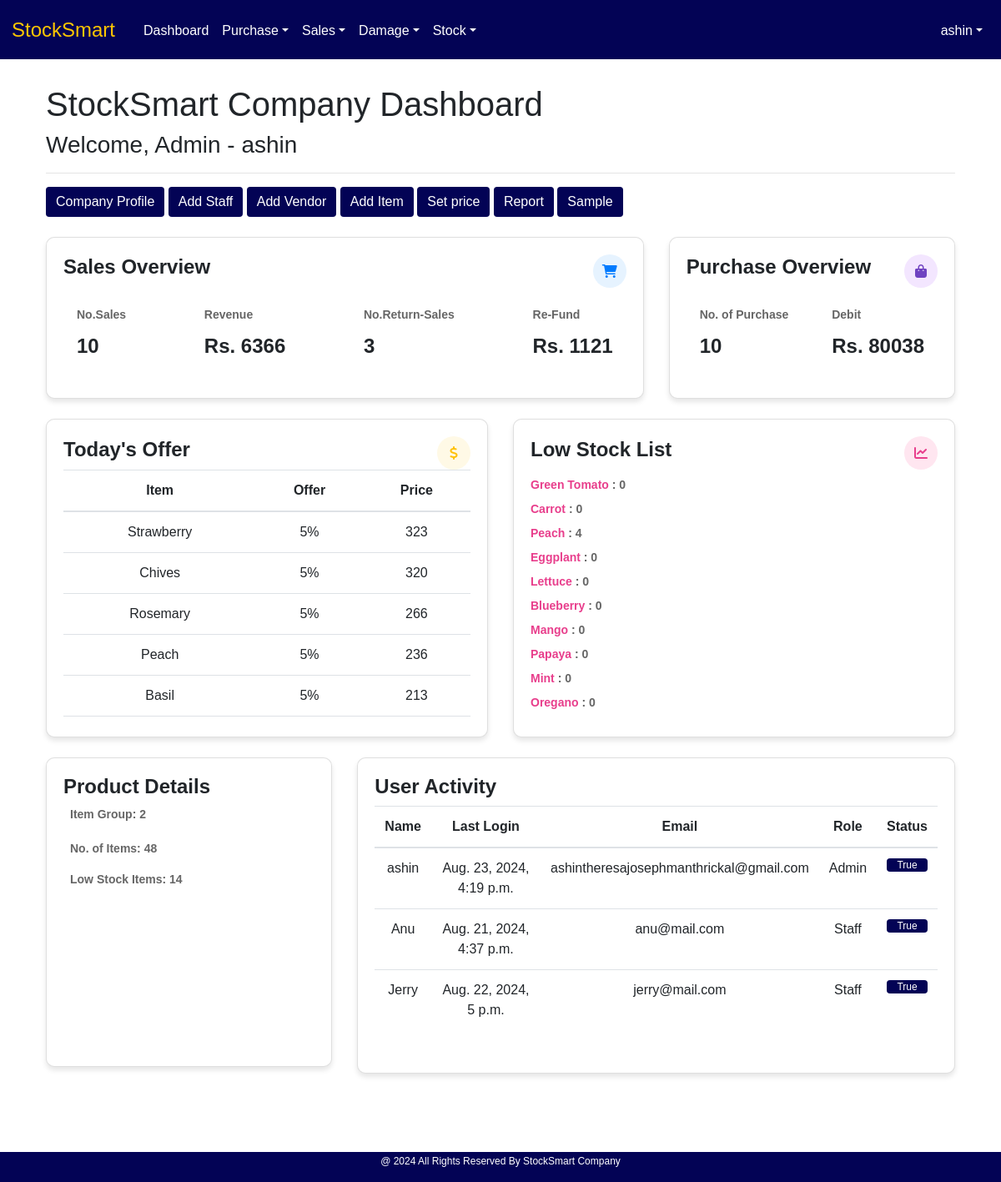
The page /index/ (signed in) on the database its author committed.
### User/models.py (models this page shows)
class User(AbstractUser):
    MY_ROLES =[
        ('Admin','Admin'),
        ('Staff','Staff'),
    ]
    role = models.CharField(max_length=50, choices=MY_ROLES)

### Core/models.py (models this page shows, shortened)
class priceTable(models.Model):
    pt_item = models.OneToOneField(itemTable, on_delete=models.CASCADE)
    pt_sellingPrice = models.DecimalField(max_digits=10, decimal_places=2, null=True, blank=True, default=0)
    pt_tax = models.PositiveIntegerField(null=True, blank=True, default=0)
    pt_offer = models.PositiveIntegerField(null=True, blank=True, default=0)
    pt_timestamp = models.DateTimeField(auto_now_add=True)

class itemTable(models.Model):
    UNIT_CHOICES = [
        ('Kilogram', 'Kg'),
        ('Pieces', 'Pcs'),
    ]
    CATEGORY_CHOICE = [
        ('Vegetables', 'Veg'),
        ('Fruits', 'Fru'),
    ]
    item_name = models.CharField(max_length=50, null=True, blank=True, unique=True)
    item_category = models.CharField(max_length=50, choices=CATEGORY_CHOICE)
    item_unit = models.CharField(max_length=15, choices=UNIT_CHOICES)

### User/views.py (the view)
# urls.py: path('index/', views.index, name="index"),
@login_required
@admin_required
def index(request):
    if request.user.role == "Admin":
        base_template = 'user/Index.html'
    elif request.user.role == "Staff":
        base_template = 'user/staff_index.html'
    else:
        base_template = 'user/trial_success.html'
    low_stock_count, item_count, category_count = product_details()
    sorted_items = todays_offer()
    low_stock_list = lowstock_list()
    active_user_list = user_activity()
    purchaseSum, purchaseNo = purchase_overview()
    salesSum, salesNo, salesReturnSum, salesReturnNo = sales_overview()
    context ={
        'base_template': base_template,
        'user': request.user,
        'low_stock_list': low_stock_list,
        'low_stock_count':low_stock_count,
        'item_count':item_count,
        'category_count':category_count,
        'sorted_items':sorted_items,
        'active_user_list':active_user_list,
        'purchaseSum':purchaseSum,
        'purchaseNo':purchaseNo,
        'salesSum': salesSum,
        'salesNo': purchaseNo,
        'salesReturnSum': salesReturnSum,
        'salesReturnNo': salesReturnNo,
    }
    return render(request, "user/Index.html", context)

### templates/user/Index.html (shortened to what this page needs)
<!DOCTYPE html>
{%load static%}
<html lang="en">
<head>
    <link href="https://maxcdn.bootstrapcdn.com/bootstrap/4.5.2/css/bootstrap.min.css" rel="stylesheet">
    <link href="https://cdnjs.cloudflare.com/ajax/libs/font-awesome/6.0.0-beta3/css/all.min.css" rel="stylesheet">
    <link href="{% static 'assets/style.css' %}" rel="stylesheet">
</head>
<body>
    <div class="d-flex justify-content-center" >
        <div class="flex-grow-1">
            <nav class="navbar p-1 navbar-expand-lg bg-info">
                <a class="navbar-brand " style="color: #ffc700 !important; padding-left:10px; font-weight: normal !important; font-size: 1.5rem !important;" href="#">StockSmart</a>
                <div class="bg-info collapse navbar-collapse my-0 justify-content-center" id="navbarNav" style="text-align: center;">
                    <ul class="navbar-nav">
                        <li class="nav-item">
                            <a class="nav-link" href="{% url 'index' %}">Dashboard</a>
                        </li>
                        <li class="bg-info nav-item dropdown">
                            <a class="nav-link dropdown-toggle" href="#" id="navbarPurchaseDropdown" role="button" data-toggle="dropdown" aria-haspopup="true" aria-expanded="false">Purchase</a>
                        </li>
                        <li class="nav-item dropdown">
                            <a class="nav-link dropdown-toggle" href="#" id="navbarSalesDropdown" role="button" data-toggle="dropdown" aria-haspopup="true" aria-expanded="false">Sales</a>
                        </li>
                        <li class="nav-item dropdown">
                            <a class="nav-link dropdown-toggle" href="#" id="navbarDamageDropdown" role="button" data-toggle="dropdown" aria-haspopup="true" aria-expanded="false">Damage</a>
                        </li>
                        <li class="nav-item dropdown">
                            <a class="nav-link dropdown-toggle" href="#" id="navbarStockDropdown" role="button" data-toggle="dropdown" aria-haspopup="true" aria-expanded="false">Stock</a>
                        </li>
                    </ul>
                    <ul class="navbar-nav ml-auto">
                        <li class="nav-item dropdown">
                            <a class="nav-link dropdown-toggle" href="#" id="navbarUserDropdown" role="button" data-toggle="dropdown" aria-haspopup="true" aria-expanded="false">{{ user.username }}</a>
                        </li>
                    </ul>
                </div>
            </nav>
             {% block content %}
            <div class="container">
            <div class="content">
                <h1>StockSmart Company Dashboard</h1>
                <h3>Welcome, {{ user.role }} - {{ user.username }} </h3>
                <hr>
                <a href="{% url 'company_pg' %}"><button type="button" class="btn btn-info">Company Profile</button></a>
                <a href="{% url 'myadmin:index' %}"><button type="button" class="btn btn-info">Add Staff</button></a>
                <a href="{% url 'vendor_pg' %}"><button type="button" class="btn btn-info">Add Vendor</button></a>
                <a href="{% url 'item_pg' %}"><button type="button" class="btn btn-info">Add Item</button></a>
                <a href="{% url 'price_pg' %}"><button type="button" class="btn btn-info">Set price</button></a>
                <a href="{% url 'report' %}"><button type="button" class="btn btn-info">Report</button></a>
                <a href="{% url 'sample' %}"><button type="button" class="btn btn-info">Sample</button></a>
                <div class=" mt-4">
        <div class="row ">
            <div class="col-md-8 mb-4">
                <div class="card">
                    <div class="card-body">
                        <div class="d-flex justify-content-between align-items-center"><h5 class="card-text">Sales Overview</h5>
                            <div class="icon-bg bg-light-blue">
                                <i class="fas fa-shopping-cart text-blue"></i>
                            </div>
                        </div>
                        <div class="row d-flex justify-content-between my-3 mx-2 px-2 py-2" >
                                <div>
                                <h5 class="card-title">No.Sales</h5>
                                <p class="card-text">{{salesNo}}</p>
                            </div>
                            <div>
                                <h5 class="card-title">Revenue</h5>
                                <p class="card-text">Rs. {{salesSum}}</p>
                            </div>
                             <div>
                                <h5 class="card-title">No.Return-Sales</h5>
                                <p class="card-text">{{salesReturnNo}}</p>
                            </div>
                            <div>
                                <h5 class="card-title">Re-Fund</h5>
                                <p class="card-text">Rs. {{salesReturnSum}}</p>
                            </div>
                            </div>
                    </div>
                </div>
            </div>
            <div class="col-md-4 mb-4">
                <div class="card">
                    <div class="card-body">
                        <div class="d-flex justify-content-between align-items-center">
                            <h5 class="card-text">Purchase Overview</h5>
                            <div class="icon-bg bg-light-purple">
                                <i class="fas fa-shopping-bag text-purple"></i>
                            </div>
                        </div>
                        <div class="row d-flex justify-content-between my-3 mx-2 px-2 py-2">
                                <div>
                                <h5 class="card-title">No. of Purchase</h5>
                                <p class="card-text">{{purchaseNo}}</p>
                            </div>
                            <div>
                                <h5 class="card-title">Debit</h5>
                                <p class="card-text">Rs. {{purchaseSum}}</p>
                            </div>
                            </div>
                    </div>
                </div>
            </div>
        </div>
        <div class="row mb-5">
            <div class="col-md-6 mb-4">
                <div class="card">
                    <div class="card-body">
                         <div class="d-flex justify-content-between align-items-center">
                        <h5 class="card-text">Today's Offer</h5>
                        <div class="icon-bg bg-light-yellow">
                                <i class="fas fa-dollar-sign text-yellow"></i>
                            </div>
                            </div>
                        <div class="table-responsive" style="height: 300px; overflow: auto;">
                    <table class="table table-hover">
                        <thead>
                            <tr>
                                <th>Item</th>
                                <th>Offer</th>
                                <th>Price</th>
                            </tr>
                        </thead>
                        <tbody>
                        {% for i in sorted_items %}
                            <tr>
                                <td>{{i.pt_item.item_name}}</td>
                                <td>{{i.pt_offer}}%</td>
                                <td>{{i.calculated_price}}</td>
                            </tr>
                        {% endfor %}
                        </tbody>
                    </table>
                </div>
                    </div>
                </div>
            </div>
            <div class="col-md-6 mb-4">
                <div class="card">
                    <div class="card-body">
                         <div class="d-flex justify-content-between align-items-center">
                        <h5 class="card-text">Low Stock List</h5>
                                <div class="icon-bg bg-light-pink">
                                <i class="fas fa-chart-line text-pink"></i>
                            </div>
                            </div>
                        <div style="height: 300px; overflow: auto;">
                            {% if low_stock_list %}
                                <ul class="card-title">
                                    {% for i in low_stock_list %}
                                    <li class="pt-2">
                                        <span class="text-pink">{{i.0}} </span> <span class="ms-5"> : {{i.1}} </span></li>
                                    {% endfor %}
                                </ul>
                                {% else %}
                                <p>No item with Low stock </p>
                                {% endif %}
                            </div>
                        </div>
                        </div>
                    </div>
            <div class="col-md-4 mb-4">
                <div class="card">
                    <div class="card-body">
                         <div class="d-flex justify-content-between align-items-center">
                        <h5 class="card-text">Product Details</h5>
                            </div>
                        <div style="height: 300px; overflow: auto;">
                        <p class="mb-1 card-title p-2">Item Group: <strong>{{category_count}}</strong></p>
                        <p class="mb-0 card-title p-2">No. of Items: <strong>{{item_count}}</strong></p>
                        <p class="mb-1 card-title p-2">Low Stock Items: <strong>{{low_stock_count}}</strong></p>
                    </div>
                    </div>
                </div>
            </div>
            <div class="col-md-8 mb-4">
        <div class="card">
            <div class="card-body">
                <h5 class="card-text">User Activity</h5>
                <div class="table-responsive" style="height: 300px; overflow: auto;">
                    <table class="table table-hover">
                        <thead>
                            <tr>
                                <th>Name</th>
                                <th>Last Login</th>
                                <th>Email</th>
                                <th>Role</th>
                                <th>Status</th>
                            </tr>
                        </thead>
                        <tbody>
                        {% for i in active_user_list %}
                            <tr>
                                <td>{{i.0}}</td>
                                <td>{{i.1}}</td>
                                <td>{{i.2}}</td>
                                <td><span class="status active">{{i.3}}</span></td>
                                <td>
                                    <div class="progress">
                                        <div class="progress-bar bg-info" role="progressbar" style="width: 100%;" aria-valuenow="{{i.4}}" aria-valuemin="0" aria-valuemax="{{i.4}}">{{i.4}}</div>
                                    </div>
                                </td>
                            </tr>
                        {% endfor %}
                        </tbody>
                    </table>
                </div>
            </div>
        </div>
    </div>
        </div>
</div>
            </div><br><br>
                </div>
            {% endblock %}
            <div class="footer bg-info">
                <p>@ 2024 All Rights Reserved By StockSmart Company</p>
            </div>
        </div>
    </div>
</body>
</html>

### rows shown on the page
User: username "ashin", role "Admin", username "ashin", last_login "Aug. 23, 2024, 4:19 p.m.", email "ashintheresajosephmanthrickal@gmail.com", role "Admin"
priceTable: pt_item.item_name "Strawberry", pt_offer "5", calculated_price "323"
priceTable: pt_item.item_name "Chives", pt_offer "5", calculated_price "320"
priceTable: pt_item.item_name "Rosemary", pt_offer "5", calculated_price "266"
priceTable: pt_item.item_name "Peach", pt_offer "5", calculated_price "236"
priceTable: pt_item.item_name "Basil", pt_offer "5", calculated_price "213"
itemTable: item_name "Green Tomato"
itemTable: item_name "Carrot"
itemTable: item_name "Peach"
itemTable: item_name "Eggplant"
itemTable: item_name "Lettuce"
itemTable: item_name "Blueberry"
itemTable: item_name "Mango"
itemTable: item_name "Papaya"
itemTable: item_name "Mint"
itemTable: item_name "Oregano"
User: username "Anu", last_login "Aug. 21, 2024, 4:37 p.m.", email "anu@mail.com", role "Staff"
User: username "Jerry", last_login "Aug. 22, 2024, 5 p.m.", email "jerry@mail.com", role "Staff"

### other values the page prints
{{ salesNo }} "10"
{{ salesSum }} "6366"
{{ salesReturnNo }} "3"
{{ salesReturnSum }} "1121"
{{ purchaseNo }} "10"
{{ purchaseSum }} "80038"
{{ i.1 }} "0" "0" "4" "0" "0" "0" "0" "0" "0" "0"
{{ category_count }} "2"
{{ item_count }} "48"
{{ low_stock_count }} "14"
{{ i.4 }} "True" "True" "True"
